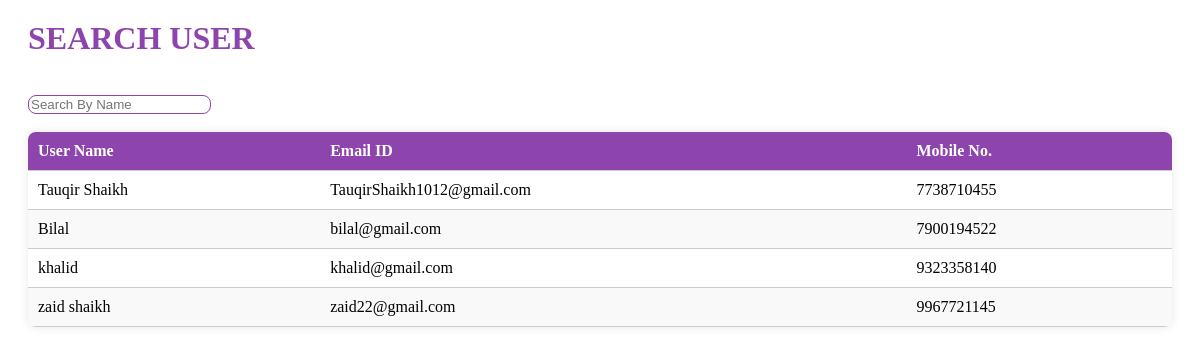
Screenshot of /admin/searchuser.php with the database file from the repository.
### tables this page shows
CREATE TABLE `users` (
  `id` int(100) NOT NULL,
  `name` varchar(100) NOT NULL,
  `email` varchar(100) NOT NULL,
  `phone` varchar(100) NOT NULL,
  `password` varchar(100) NOT NULL
);

### admin/searchuser.php (the view, shortened to what this page needs)
<?php
@include 'conn.php';
$result = mysqli_query($conn,"SELECT * FROM users");
?>
<div class="my-bookings">
    <h1>SEARCH USER</h1>
    <br>
    <input type="text" name="search" id="search" placeholder="Search By Name" class="form-control">
    <br>
    <br>
    <table class="table" id="myTable">
      <thead>
      <th>User Name</th>
			<th>Email ID</th>
  		<th>Mobile No.</th>
      </thead>
      <tbody>
        <?php
          foreach ($result as $row)
          {
            ?>
            <tr>
              <td><?php echo $row['name'];?></td>
              <td><?php echo $row['email'];?></td>
              <td><?php echo $row['phone'];?></td>
          </tr>
          <?php
          }
        ?>
</tbody>
</table>
</div>

### admin/searchuser.php (style rules this page uses)
.form-control { border:1px solid #8e44ad; border-radius:8px; }
.my-bookings { margin: 20px; }
.my-bookings h1 { color: #8e44ad; margin-bottom: 20px; }
.my-bookings table { width: 100%; border-collapse: collapse; border-radius: 8px; overflow: hidden; box-shadow: 0 0 10px rgba(0, 0, 0, 0.1); }
.my-bookings th, .my-bookings td { padding: 10px; text-align: left; border-bottom: 1px solid #ccc; }
.my-bookings th { background-color: #8e44ad; color: #fff; }
.my-bookings tbody tr:nth-child(even) { background-color: #f9f9f9; }

### rows the page displays
users: name "Tauqir Shaikh", email "TauqirShaikh1012@gmail.com", phone "7738710455"
users: name "Bilal", email "bilal@gmail.com", phone "7900194522"
users: name "khalid", email "khalid@gmail.com", phone "9323358140"
users: name "zaid shaikh", email "zaid22@gmail.com", phone "9967721145"
